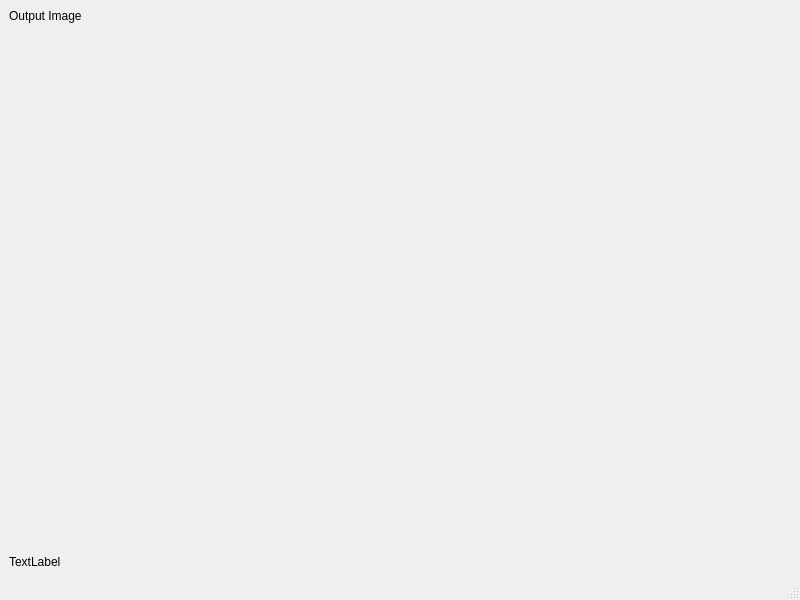
<?xml version="1.0" encoding="UTF-8"?>
<ui version="4.0">
 <class>MainWindow</class>
 <widget class="QMainWindow" name="MainWindow">
  <property name="geometry">
   <rect>
    <x>0</x>
    <y>0</y>
    <width>800</width>
    <height>600</height>
   </rect>
  </property>
  <property name="windowTitle">
   <string>MainWindow</string>
  </property>
  <widget class="QWidget" name="centralwidget">
   <layout class="QHBoxLayout" name="horizontalLayout">
    <item>
     <layout class="QVBoxLayout" name="verticalLayout_2">
      <item>
       <widget class="QLabel" name="label_2">
        <property name="text">
         <string>Output Image</string>
        </property>
       </widget>
      </item>
      <item>
       <spacer name="verticalSpacer_2">
        <property name="orientation">
         <enum>Qt::Vertical</enum>
        </property>
        <property name="sizeHint" stdset="0">
         <size>
          <width>20</width>
          <height>40</height>
         </size>
        </property>
       </spacer>
      </item>
      <item>
       <widget class="QLabel" name="outImageLabel">
        <property name="text">
         <string>TextLabel</string>
        </property>
       </widget>
      </item>
     </layout>
    </item>
   </layout>
  </widget>
  <widget class="QMenuBar" name="menubar">
   <property name="geometry">
    <rect>
     <x>0</x>
     <y>0</y>
     <width>800</width>
     <height>22</height>
    </rect>
   </property>
  </widget>
  <widget class="QStatusBar" name="statusbar"/>
 </widget>
 <resources/>
 <connections/>
</ui>
